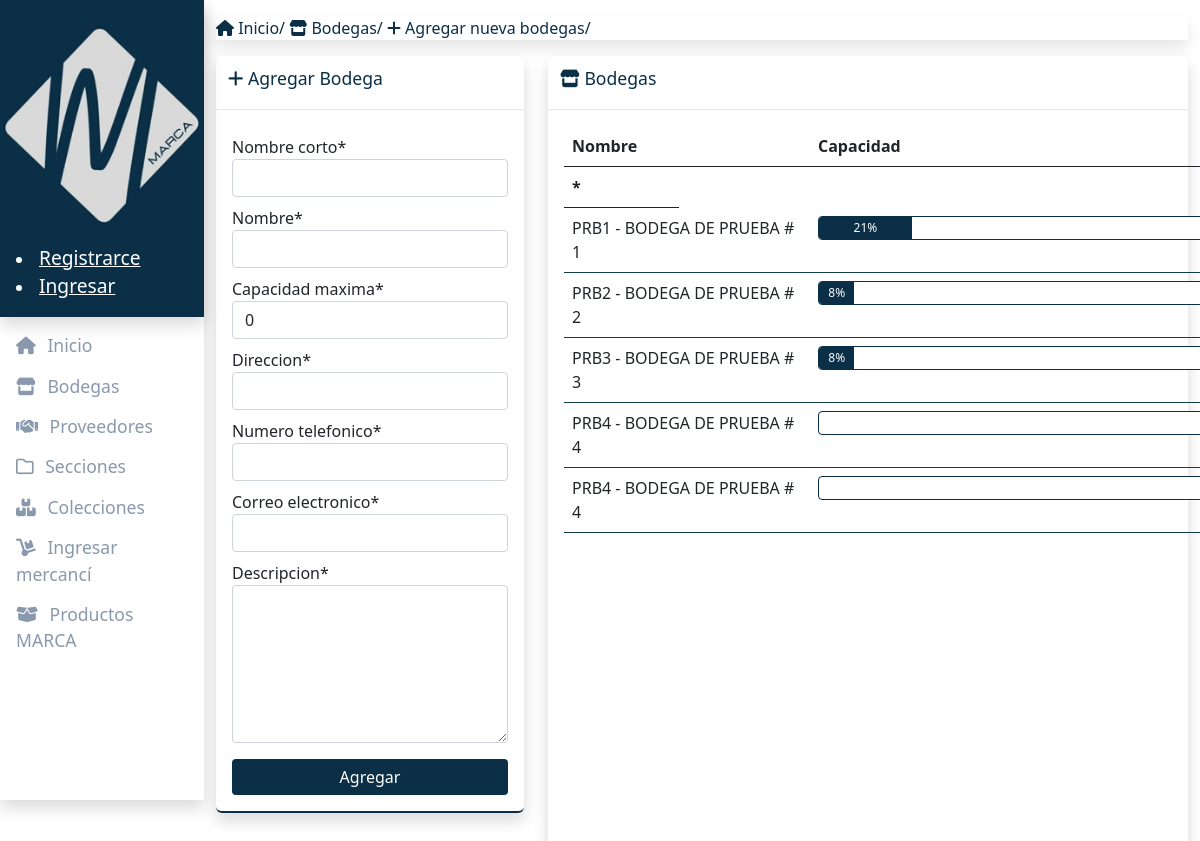
/marca/bodegas/agregar/, run on the app's committed database.
### bodega_app/models/bodega.py (models this page shows, shortened)
class Bodega(ParanoidModel):
    uuid = models.UUIDField(default=uuid4, editable=False, primary_key=True)
    nombre_corto = models.CharField(max_length=6)
    nombre = models.CharField(max_length=50)
    capacidad_maxima = models.PositiveIntegerField(default=0)
    capacidad_disponible = models.PositiveIntegerField(default=0)
    direccion= models.CharField(max_length=80)
    numero_telefonico = models.CharField(max_length=10)
    correo_electronico= models.EmailField()
    descripcion = models.TextField()

### administracion_app/views/bodega.py (the view, shortened to what this page needs)
# urls.py: path('marca/bodegas/agregar/', admin_bodega_agregar,
def admin_bodega_agregar(request):
    bodegas = consultar_all()
    data = {'bodegas': bodegas, 'form': BodegaForm}
    return render(request, 'administracion_app/bodega/agregar.html', data)

### administracion_app/views/bodega.py (called while the page is built)
def consultar_all():
    consulta = Bodega.objects.all().annotate(
        p_ocupado=(F('capacidad_maxima') - F('capacidad_disponible')
                   )*100 / F('capacidad_maxima'),
        p_disponible=(F('capacidad_disponible')*100) / F('capacidad_maxima'),
        c_ocupada=F('capacidad_maxima') - F('capacidad_disponible'),
    ).order_by('nombre')
    return consulta

### administracion_app/templates/administracion_app/bodega/agregar.html (shortened to what this page needs)
{% extends 'administracion_app/bodega/base.html' %}
{% load crispy_forms_tags %}
{% block complemento_barra_superior %}
<a href="{% url 'admin_bodega_agregar' %}">
    <i class="fas fa-plus"></i> Agregar nueva bodegas/
</a>
{% endblock %}
{% block contenedor %}
<div class="row">
    <div class="col-md-4">
        <div class="panel shadow">
            <div class="header">
                <h2 class="title"><i class="fas fa-plus"></i> Agregar Bodega</h2>
            </div>
            <div class="inside">
                <form method="POST">
                    {{ form | crispy }}
                    <div class="mtop16">
                        <div class="row">
                            <div class="col-md-12">
                                <button type="submit" class="btn btn-success"
                                    title="Agregar nueva bodega">Agregar</button>
                            </div>
                        </div>
                    </div>
                </form>
            </div>
        </div>
    </div>
    <div class="col-md-8">
        {% include 'administracion_app/bodega/listar.html' %}
    </div>
</div>
{% endblock %}

### administracion_app/templates/administracion_app/bodega/base.html
{% extends 'administracion_app/base.html' %}
{% block barra_superior %}
<a href="{% url 'admin_bodega_inicio' %}">
    <i class="fas fa-store"></i> Bodegas/
</a>
{% block complemento_barra_superior %}
{% endblock %}
{% endblock %}

### administracion_app/templates/administracion_app/base.html (shortened to what this page needs)
<!DOCTYPE html>
<html lang="en">
<head>
    {% load static %}
    <link rel="stylesheet" href="{% static 'administracion_app/css/administracion.css' %}">
    <link href="https://cdn.jsdelivr.net/npm/bootstrap@5.0.1/dist/css/bootstrap.min.css" rel="stylesheet"
>
</head>
<body>
    <div class="wrapper">
        <div class="col1">
            {% include "administracion_app/barra_lateral.html" %}
        </div>
        <div class="col2">
            <div class="page">
                <div class="container-fluid">
                    <nav aria-label="breadcrumb shadow">
                        <ol class="breadcrumb">
                            <li class="breadcrumb-item">
                                <a href="{% url 'admin_inicio' %}">
                                    <i class="fas fa-home"></i> Inicio/
                                </a>
                                {% block barra_superior %}
                                {% endblock %}
                            </li>
                        </ol>
                    </nav>
                </div>
                <div class="container-fluid">
                    {% block contenedor %}
                    {% endblock %}
                </div>
            </div>
        </div>
    </div>
</body>
</html>

### administracion_app/templates/administracion_app/barra_lateral.html
{% load static %}
<div class="sidebar shadow">
    <div class="section-top">
        <div class="logo">
            <img src="{% static 'administracion_app/img/logoMarca.png' %}" alt="logo" class="img-fluid" />
        </div>
        <div class="user">
            {% if user.is_authenticated %}
            <span class="subtitle">Hola</span>
            <div class="name">
                @{{user.username}} <br>
                {{user.first_name}} {{ user.last_name }}
                <div class="email">{{user.email}}</div>
            </div>
            <a href="{% url 'logout' %}" data-toggle="tooltip" data-placement="top" title="Salir">
                <i class="fas fa-sign-out-alt"></i>
            </a>
            {% else %}
            <li><a href="{% url 'registro' %}">Registrarce</a></li>
            <li><a href="{% url 'login' %}">Ingresar</a></li>
            {% endif %}
        </div>
    </div>
    <div class="main">
        <ul>
            <li>
                <a href="{% url 'admin_inicio' %}"><i class="fas fa-home"></i> Inicio</a>
            </li>
            <li>
                <a href="{% url 'admin_bodega_inicio' %}">
                    <i class="fas fa-store"></i> Bodegas
                </a>
            </li>
            <li>
                <a href="{% url 'admin_proveedor_inicio' %}">
                    <i class="fas fa-handshake"></i> Proveedores
                </a>
            </li>
            <li>
                <a href="{% url 'admin_seccion_inicio' %}">
                    <i class="far fa-folder"></i> Secciones
                </a>
            </li>
            <li>
                <a href="{% url 'admin_coleccion_inicio' %}">
                    <i class="fas fa-boxes"></i> Colecciones
                </a>
            </li>
            <li>
                <a href="{% url 'admin_producto_bodega_inicio' %}">
                    <i class="fas fa-dolly"></i> Ingresar mercancí
                </a>
            </li>
            <li>
                <a href="{% url 'admin_producto_marca_inicio' %}">
                    <i class="fas fa-box-open"></i> Productos MARCA
                </a>
            </li>
        </ul>
    </div>
</div>

### administracion_app/templates/administracion_app/bodega/listar.html (shortened to what this page needs)
{% load humanize %}
<div class="panel shadow">
    <div class="header">
        <h2 class="title">
            <i class="fas fa-store"></i> Bodegas
        </h2>
    </div>
    <div class="inside">
        <table class="table table-fixed table-fixed-601">
            <thead>
                <tr style="width: 821px;">
                    <th style="width: 246px;">Nombre</th>
                    <th style="width: 460px;">Capacidad</th>
                    <th style="width: 115px;">*</th>
                </tr>
            </thead>
            <tbody>
                {% for bodega in bodegas%}
                <tr style="width: 806px;">
                    <td style="width: 246px;">{{ bodega.nombre_corto }} - {{ bodega.nombre }}</td>
                    <td style="width: 460px;">
                        <div class="progress"
                            title="Capacidad maxima: {{ bodega.capacidad_maxima | intcomma }}Unds. - Capacidad disponible: {{ bodega.capacidad_disponible | intcomma }}Unds. - Porcentaje disponible: {{ bodega.p_disponible }}%.">
                            <div class="progress-bar" role="progressbar" style="width: {{ bodega.p_ocupado }}%"
                                aria-valuenow="{{ bodega.p_ocupado }}" aria-valuemin="0" aria-valuemax="100"
                                title="Capacidad ocupada: {{ bodega.c_ocupada | intcomma }}Unds. - Porcentaje ocupado: {{ bodega.p_ocupado }}%.">
                                {{ bodega.p_ocupado }}%</div>
                        </div>
                    </td>
                </tr>
                {% endfor %}
            </tbody>
        </table>
    </div>
</div>

### administracion_app/static/administracion_app/css/administracion.css (style rules this page uses)
body { background-color: #f5f6fa; font-size: 14px; font-family: "Roboto Slab", serif; }
h1, h3, h4, h5, ul, body, html { padding: 0; margin: 0; }
.wrapper { min-height: 100vh; overflow: hidden; }
.wrapper .col1 { float: left; position: relative; z-index: 999; width: 17%; }
.wrapper .col2 { float: left; width: 83%; }
.sidebar { background-color: #fff; min-height: 100vh; }
.sidebar .section-top { background-color: #0b2f47; box-shadow: 0 0.5rem 1rem rgba(0, 0, 0, 0.15); }
.sidebar .logo { display: block; margin: 0 auto; padding-top: 24px; white: 60%; }
.sidebar .user { color: #fff !important; padding: 16px; }
.sidebar .user a { color: #fff; font-size: 1.2em; }
.main { margin-top: 10px; }
.main ul { padding: 0px 0px; text-decoration: none; list-style: none; }
.main ul li { margin-bottom: 4px; text-decoration: none; }
.main ul li a { color: #8998ac; display: block; font-size: 1.1em; padding: 5px 16px; text-decoration: none; }
.main ul li a i { margin-right: 7px; text-decoration: none; }
.page { padding-top: 16px; padding-bottom: 16px; }
.page .breadcrumb { background-color: #fff; box-shadow: 0 0.5rem 1rem rgba(0, 0, 0, 0.1); }
.page .breadcrumb .breadcrumb-item a { text-decoration: none; color: #0b2f47 !important; }
.page .panel { background-color: #fff; border-radius: 6px; border-bottom: 2px solid #0b2f47; width: 100%; }
.page .panel .header { border-bottom: 1px solid #e8e8e8; }
.page .panel .header h2.title { display: inline-block; color: #0b2f47; font-size: 1.1em; padding: 12px 12px; }
.page .panel .inside { padding: 16px; }
.mtop16 { margin-top: 16px; }
.btn-success { background-color: #0b2f47 !important; border: 0 !important; width: 100%; outline: none; box-shadow: none; box-shadow: none !important; outline: none !important; }
form label { margin-top: 9px !important; }
.table-fixed-601 tbody { height: 612px !important; overflow-y: auto; width: 100%; }
.table-fixed thead, .table-fixed tbody, .table-fixed td, .table-fixed th { display: block; }
.table-fixed tbody td { float: left; border-bottom-width: 0; }
.table-fixed tbody tr { float: left; border-bottom: #103d47 solid 1px; }
.table-fixed thead > tr > th { float: left; border-bottom-width: 1; }
.progress { border: 1px solid #0b2f47 !important; background-color: #fff !important; height: 24px !important; }
.progress .progress-bar { background-color: #0b2f47 !important; }

### data on the page
Bodega: nombre_corto "PRB1", nombre "BODEGA DE PRUEBA # 1", p_ocupado "21"
Bodega: nombre_corto "PRB2", nombre "BODEGA DE PRUEBA # 2", p_ocupado "8"
Bodega: nombre_corto "PRB3", nombre "BODEGA DE PRUEBA # 3", p_ocupado "8"
Bodega: nombre_corto "PRB4", nombre "BODEGA DE PRUEBA # 4"
Bodega: nombre_corto "PRB4", nombre "BODEGA DE PRUEBA # 4"
